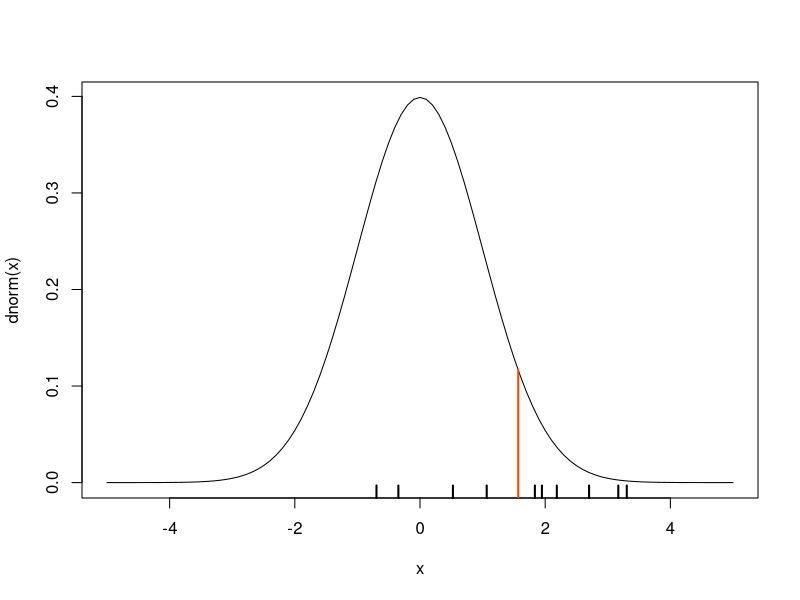

The R source for this figure:
## ---- chunk 1
set.seed(1450070)
xd <- rnorm(10)
curve(dnorm(x), from = -5, to = 5)
rug(xd, lwd = 2)
segments(x0 = mean(xd), x1 = mean(xd), y0 = -0.2, y1 = dnorm(mean(xd)), lwd = 2, col = "orangered")
